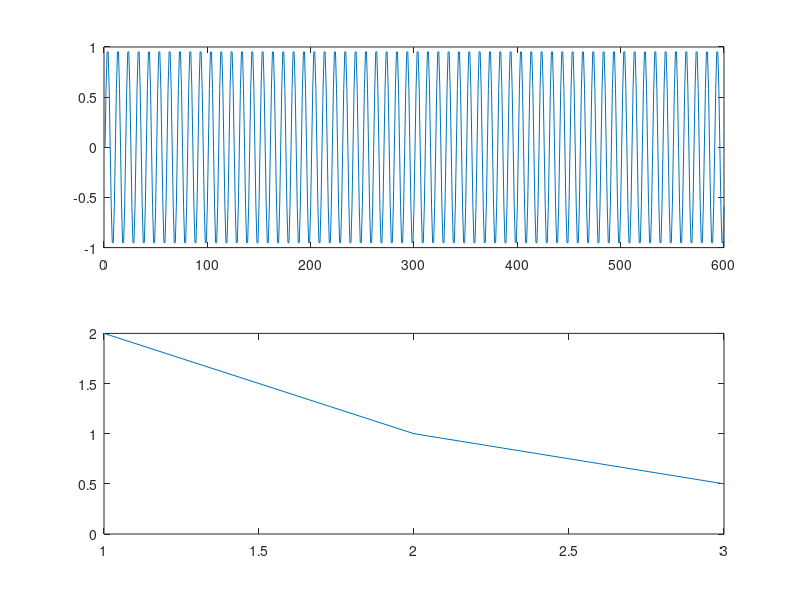
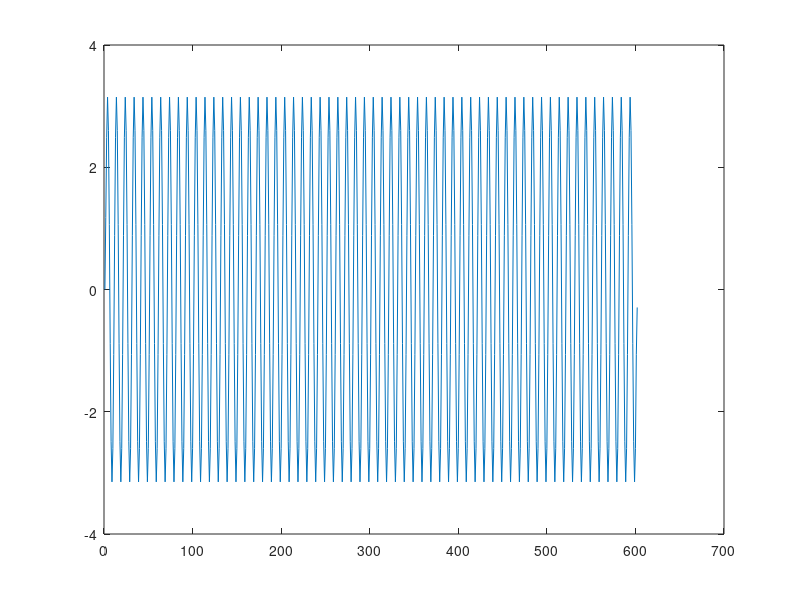

The MATLAB script that drew these images, in order:
% Elegimos de señal periodica un seno

Fm = 100;
N=1/Fm;
t_ini=0;
t_fin=6;
t=t_ini:N:t_fin-N;
fs=10;

s = sin(2*pi*t*fs);
%Sistema de la pagina 127
x= [1 2 2];
y= [2 5 6.5 3 1];
[h,r]= deconv(y,x);

c = conv(s,h);

figure(1);
subplot(2,1,1);
plot(s);
subplot(2,1,2);
plot(h);
figure(2);
plot(c); 

%Mostramos que c tiene el mismo periodo que t es decir que N = T
T=1/length(c);
if (T == N)
	disp("Los periodos son iguales");
endif
